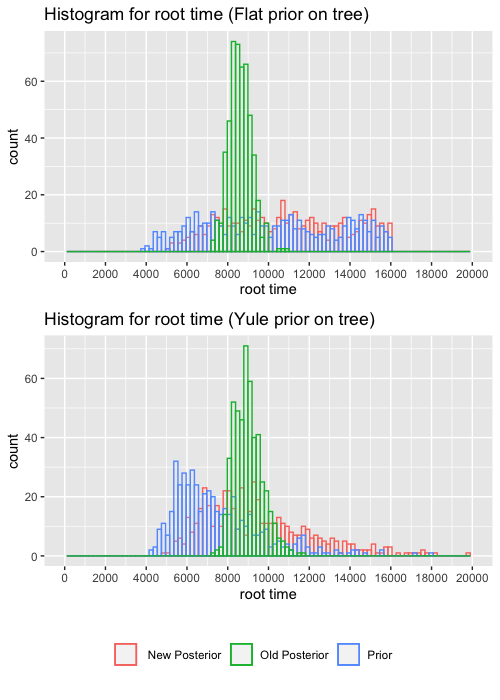

Reproduce this figure in R.
library(tidyverse)
library(gridExtra)
library(cowplot)

setwd("~/Documents/GitHub/TraitLabSDLT-master/results/no miss results")

# DATA - parameters, root time - YULE PRIOR
data_yule <- readr::read_table("yule 6mill/tloutput.txt", skip = 3, 
                               col_names = 
                                 c('Sample', 'log_prior', 'integrated_llkd', 
                                   'root_time', 'mu', 'p', 'lambda', 'kappa', 
                                   'rho', 'ncat', 'log_likelihood', 'beta', 'NA'))
data_zero_yule <- readr::read_table("yule 6mill zero/tloutput.txt", skip = 3, 
                                    col_names = 
                                      c('Sample', 'log_prior', 'integrated_llkd', 
                                        'root_time', 'mu', 'p', 'lambda', 'kappa', 
                                        'rho', 'ncat', 'log_likelihood', 'beta', 'NA'))
data_yule_old <- readr::read_table("oldlkd yule 6mill/tloutput.txt", skip = 3, 
                                   col_names = 
                                     c('Sample', 'log_prior', 'integrated_llkd', 
                                       'root_time', 'mu', 'p', 'lambda', 'kappa', 
                                       'rho', 'ncat', 'log_likelihood', 'beta', 'NA'))
data_yule_zero_old <- readr::read_table("oldlkd yule 6mill zero/tloutput.txt", skip = 3, 
                                        col_names = 
                                          c('Sample', 'log_prior', 'integrated_llkd', 
                                            'root_time', 'mu', 'p', 'lambda', 'kappa', 
                                            'rho', 'ncat', 'log_likelihood', 'beta', 'NA'))

# DATA - parameters, root time - FLAT PRIOR
data_flat <- readr::read_table("flat 6mill/tloutput.txt", skip = 3, 
                               col_names = 
                                 c('Sample', 'log_prior', 'integrated_llkd', 
                                   'root_time', 'mu', 'p', 'lambda', 'kappa', 
                                   'rho', 'ncat', 'log_likelihood', 'beta', 'NA'))
data_zero_flat <- readr::read_table("flat 6mill zero/tloutput.txt", skip = 3, 
                                    col_names = 
                                      c('Sample', 'log_prior', 'integrated_llkd', 
                                        'root_time', 'mu', 'p', 'lambda', 'kappa', 
                                        'rho', 'ncat', 'log_likelihood', 'beta', 'NA'))

data_flat_old <- readr::read_table("oldlkd flat 6mill/tloutput.txt", skip = 3, 
                                   col_names = 
                                     c('Sample', 'log_prior', 'integrated_llkd', 
                                       'root_time', 'mu', 'p', 'lambda', 'kappa', 
                                       'rho', 'ncat', 'log_likelihood', 'beta', 'NA'))
data_flat_zero_old <- readr::read_table("oldlkd flat 6mill zero/tloutput.txt", skip = 3, 
                                        col_names = 
                                          c('Sample', 'log_prior', 'integrated_llkd', 
                                            'root_time', 'mu', 'p', 'lambda', 'kappa', 
                                            'rho', 'ncat', 'log_likelihood', 'beta', 'NA'))

#colors <- c("Old Posterior" = '#e9a3c9', "Prior" = '#a1d76a', "Old Posterior" = )


p1 <- ggplot() + geom_histogram(data = data_flat[500:1001,], aes(x = root_time, color = " New Posterior"), fill = 'white', bins = 100,  alpha = 0.1) + 
  scale_x_continuous('root time', breaks = seq(0,20000,2000), limits = c(0,20000)) + 
  geom_histogram(data = data_zero_flat[500:1001,], aes(x = root_time, color = "Prior"), fill = 'white', bins = 100, alpha = 0.1) + 
  geom_histogram(data = data_flat_old[500:1001,], aes(x = root_time, color = "Old Posterior"), fill = 'white', bins = 100, alpha = 0.1) + 
  labs(title='Histogram for root time (Flat prior on tree)') + 
  theme(legend.position="none", legend.title = element_blank()) 


p2 <- ggplot() + geom_histogram(data = data_yule[500:1001,], aes(x = root_time, color = "New Posterior"), fill = 'white', bins = 100,  alpha = 0.1) + 
  scale_x_continuous('root time', breaks = seq(0,20000,2000), limits = c(0,20000)) + 
  geom_histogram(data = data_zero_yule[500:1001,], aes(x = root_time, color = "Prior"), fill = 'white', bins = 100, alpha = 0.1) + 
  geom_histogram(data = data_yule_old[500:1001,], aes(x = root_time, color = "Old Posterior"), fill = 'white', bins = 100, alpha = 0.1) + 
  labs(title='Histogram for root time (Yule prior on tree)') + 
  theme(legend.position="none") 


legend <- get_legend(p1 +  theme(legend.position="bottom"))
plot_grid(p1, p2, legend, ncol= 1, rel_heights= c(1,1,.3))


p3 <- ggplot() + geom_histogram(data = data_flat[500:1001,], aes(x = mu, color = "New Posterior"), bins = 200, fill = "white", alpha = 0.1) +
  scale_x_continuous(expression(mu), limits = c(0,0.0003)) + 
  scale_y_continuous('count', limits = c(0,35))  + 
  geom_histogram(data = data_zero_flat[500:1001,], aes(x = mu, color = "Prior"), bins = 200, alpha = 0.1, fill = "white") + 
  geom_histogram(data = data_flat_old[500:1001,], aes(x = mu, color = "Old Posterior"), bins = 200, alpha = 0.1, fill = "white") + 
  labs(title= expression(paste("Histogram for ", mu, " (Flat prior on tree)"))) +
  #scale_color_manual(values = colors) + 
  theme(legend.position="none", legend.title = element_blank()) 
  
  
p4 <- ggplot() + geom_histogram(data = data_yule[500:1001,], aes(x = mu, color = "New Posterior"), bins = 200, fill = "white", alpha = 0.1) +
  scale_x_continuous(expression(mu), limits = c(0,0.0003)) + 
  scale_y_continuous('count', limits = c(0,35))  + 
  geom_histogram(data = data_zero_yule[500:1001,], aes(x = mu, color = "Prior"), bins = 200, alpha = 0.1, fill = "white") + 
  geom_histogram(data = data_yule_old[500:1001,], aes(x = mu, color = "Old Posterior"), bins = 200, alpha = 0.1, fill = "white") +
  labs(title= expression(paste("Histogram for ", mu, " (Yule prior on tree)")))  +
  theme(legend.position="none", legend.title = element_blank()) 
 
legend1 <- get_legend(p3 +  theme(legend.position="bottom"))
plot_grid(p3, p4, legend1, ncol= 1, rel_heights= c(1,1,.3))

# DATA -  tree lengths
treelens_flat <- readr::read_table("flat 6mill/treelength.txt", col_names = c('lens'))
treelens_flat_zero <- readr::read_table("flat 6mill zero/treelength.txt", col_names = c('lens'))
treelens_flat_old <- readr::read_table("oldlkd flat 6mill/treelength.txt", col_names = c('lens'))
treelens_flat_old_zero <- readr::read_table("oldlkd flat 6mill zero/treelength.txt", col_names = c('lens'))

treelens_yule <- readr::read_table("yule 6mill/treelength.txt", col_names = c('lens'))
treelens_yule_zero <- readr::read_table("yule 6mill zero/treelength.txt", col_names = c('lens'))
treelens_yule_old <- readr::read_table("oldlkd yule 6mill/treelength.txt", col_names = c('lens'))
treelens_yule_old_zero <- readr::read_table("oldlkd yule 6mill zero/treelength.txt", col_names = c('lens'))

p5 <- ggplot() + geom_histogram(data = treelens_flat[500:1001,], aes(x = lens, color = "New Posterior"), fill = 'white', bins = 100,  alpha = 0.1) +
  scale_x_continuous('tree length', breaks = seq(20000,175000,25000), limits = c(20000,175000)) + 
  geom_histogram(data = treelens_flat_zero[500:1001,], aes(x = lens, color = "Prior"), fill = 'white', bins = 100, alpha = 0.1) +
  geom_histogram(data = treelens_flat_old[500:1001,], aes(x = lens, color = "Old Posterior"), fill = 'white', bins = 100, alpha = 0.1) +
  labs(title= "Histogram for tree length (Flat prior on tree)", x = 'tree length') +
  theme(legend.position="none", legend.title = element_blank()) 

p6 <- ggplot() + geom_histogram(data = treelens_yule[500:1001,], aes(x = lens, color = "New Posterior"), fill = 'white', bins = 100,  alpha = 0.1) +
  scale_x_continuous('tree length', breaks = seq(20000,175000,25000), limits = c(20000,175000)) +
  geom_histogram(data = treelens_yule_zero[500:1001,], aes(x = lens, color = "Prior"), fill = 'white', bins = 100, alpha = 0.1) +
  geom_histogram(data = treelens_yule_old[500:1001,], aes(x = lens, color = "Old Posterior"), fill = 'white', bins = 100, alpha = 0.1) +
  labs(title= "Histogram for tree length (Yule prior on tree)", x = 'tree length') +
  theme(legend.position="none")

legend3 <- get_legend(p5 +  theme(legend.position="bottom"))
plot_grid(p5, p6, legend1, ncol= 1, rel_heights= c(1,1,.3))


# root time against mu values 
c1 <- ggplot(data = data_flat[500:1001,], aes(x = root_time, y = mu)) + geom_point(aes(x = root_time, y = mu)) + 
  #geom_bin2d(bins = 10, alpha = 0.5) + scale_fill_continuous(type = "viridis") +
  geom_density_2d_filled(alpha = 0.3,bins = 7) + 
  geom_density_2d(size = 0.25, colour = "black") + 
  labs(title = expression(paste("Joint Density Plot of root time and ", mu, "(New)")), y = expression(mu), x = 'Root Time') 

c2 <- ggplot(data = data_flat_old[500:1001,], aes(x = root_time, y = mu)) + geom_point(aes(x = root_time, y = mu)) + 
  geom_density_2d_filled(alpha = 0.3) + 
  geom_density_2d(size = 0.25, colour = "black") +
  labs(title = expression(paste("Joint Density Plot of root time and ", mu, "(Old)")), y = expression(mu), x = 'Root Time') 

plot_grid(c1, c2, nrow = 2)



# root time against mu values 
ggplot() + geom_point(data = data_yule[500:1001,], aes(x = root_time, y = mu)) +
  geom_point(data = data_yule_old[500:1001,], aes(x = root_time, y = mu), color = 'red') 

ggplot(data_flat[500:1001,], aes(x=root_time, y=mu) ) +
  geom_density_2d()

ggplot(data_flat[500:1001,], aes(x=root_time, y=mu) ) +
  stat_density_2d(aes(fill = ..level..), geom = "polygon")

ggplot(data_flat[500:1001,], aes(x=root_time, y=mu) ) +
stat_density_2d(aes(fill = ..level..), geom = "polygon", colour="white") + 
labs(title= "Histogram for tree length (Flat prior on tree)", x = 'tree length') 
  

ggplot(data_flat_old[500:1001,], aes(x=root_time, y=mu) ) +
  stat_density_2d(aes(fill = ..level..), geom = "polygon", colour="white")

ggplot(data_yule[500:1001,], aes(x=root_time, y=mu) ) +
  stat_density_2d(aes(fill = ..level..), geom = "polygon", colour="white")

ggplot(data_yule_old[500:1001,], aes(x=root_time, y=mu) ) +
  stat_density_2d(aes(fill = ..level..), geom = "polygon", colour="white")


ggplot(data_flat[500:1001,], aes(x=root_time, y=mu) ) + 
geom_hex(bins = 40) +
  scale_fill_continuous(type = "viridis") +
  theme_bw()

ggplot() + 
  geom_hex(data = data_flat_old[500:1001,], aes(x=root_time, y=mu), bins = 50, alpha = 0.5) +
  scale_fill_continuous(type = "viridis") +
  theme_bw()  
  #geom_hex(data = data_flat[500:1001,], aes( x=root_time, y=mu), bins = 50, colors = brewer.pal(5,"Purples") ) 

ggplot() + 
  geom_hex(data = data_flat[500:1001,], aes(x=root_time, y=mu), bins = 40) +
  scale_fill_continuous(type = "viridis") +
  theme_bw()  


plot_grid(c1, c2, ncol = 2)


ggplot(data_flat[500:1001,], aes(x=root_time, y=mu) ) + 
  geom_hex(bins = 50) +
  scale_fill_continuous(type = "viridis") +
  theme_bw()

ggplot(data_flat_old[500:1001,], aes(x=root_time, y=mu) ) + 
  geom_hex(bins = 50) +
  scale_fill_gradient2()

ggplot(data_yule[500:1001,], aes(x=root_time, y=mu) ) + 
  geom_hex(bins = 50) +
  scale_fill_continuous(type = "viridis") +
  theme_bw()

ggplot(data_yule_old[500:1001,], aes(x=root_time, y=mu) ) + 
  geom_hex(bins = 50) +
  scale_fill_continuous(type = "viridis") +
  theme_bw()

library(ggplot2)
library(RColorBrewer)
library(ggExtra)

ggplot(data_flat[500:1001,], aes(x = root_time, y = mu))+
  stat_bin_hex() +
  scale_fill_gradientn(colors = brewer.pal(5,"Purples")) +
  theme_bw() +
  theme(legend.position = "bottom")

ggMarginal(p, type = "histogram", fill = brewer.pal(3,"Greens")[1], color = "white")
